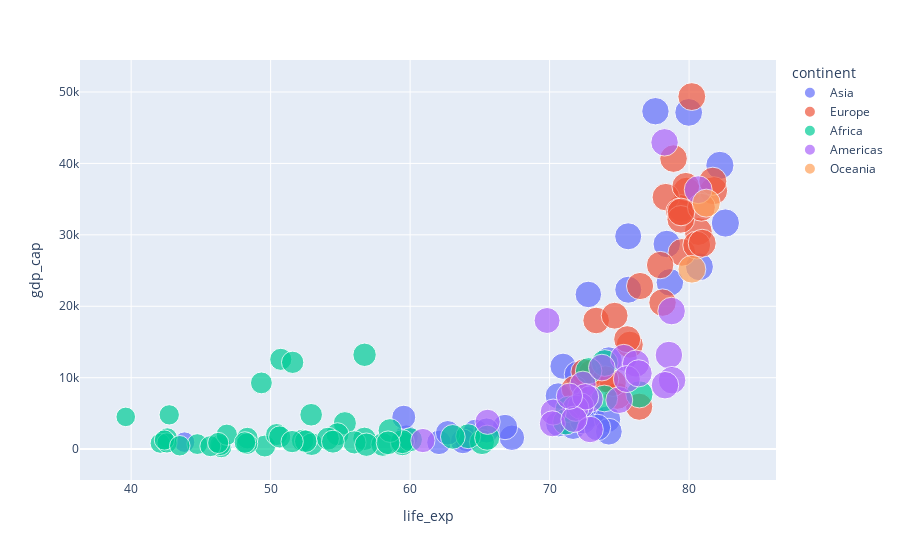

Notebook cell for this chart:
### Markdown cell above
### The below section will be exploring the data with the support of visualisations.

### Code cell
#Scatter Plot (Using bsizes and colors)
fig1 = px.scatter(data_frame = df, 
                 x="life_exp", 
                 y="gdp_cap", 
                 size = "life_exp",
                 color= "continent")
                
fig1.show()
